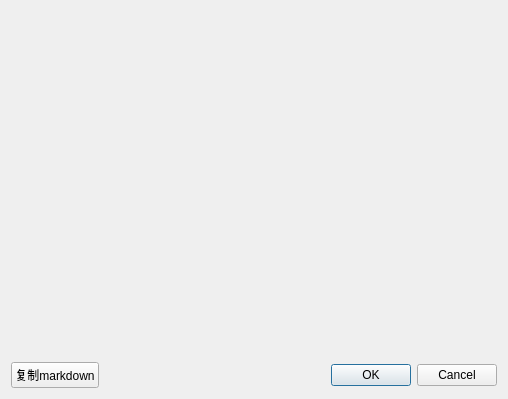
<?xml version="1.0" encoding="UTF-8"?>
<ui version="4.0">
 <class>SummaryDialog</class>
 <widget class="QDialog" name="SummaryDialog">
  <property name="geometry">
   <rect>
    <x>0</x>
    <y>0</y>
    <width>508</width>
    <height>399</height>
   </rect>
  </property>
  <property name="windowTitle">
   <string>总结</string>
  </property>
  <layout class="QGridLayout" name="gridLayout">
   <item row="1" column="1">
    <widget class="QDialogButtonBox" name="buttonBox">
     <property name="orientation">
      <enum>Qt::Horizontal</enum>
     </property>
     <property name="standardButtons">
      <set>QDialogButtonBox::Cancel|QDialogButtonBox::Ok</set>
     </property>
    </widget>
   </item>
   <item row="1" column="0">
    <widget class="QPushButton" name="copyButton">
     <property name="text">
      <string>复制markdown</string>
     </property>
    </widget>
   </item>
   <item row="0" column="0" colspan="2">
    <widget class="MDViewer" name="viewer" native="true"/>
   </item>
  </layout>
 </widget>
 <customwidgets>
  <customwidget>
   <class>MDViewer</class>
   <extends>QWidget</extends>
   <header>MDViewer.h</header>
   <container>1</container>
  </customwidget>
 </customwidgets>
 <resources/>
 <connections>
  <connection>
   <sender>buttonBox</sender>
   <signal>accepted()</signal>
   <receiver>SummaryDialog</receiver>
   <slot>accept()</slot>
   <hints>
    <hint type="sourcelabel">
     <x>248</x>
     <y>254</y>
    </hint>
    <hint type="destinationlabel">
     <x>157</x>
     <y>274</y>
    </hint>
   </hints>
  </connection>
  <connection>
   <sender>buttonBox</sender>
   <signal>rejected()</signal>
   <receiver>SummaryDialog</receiver>
   <slot>reject()</slot>
   <hints>
    <hint type="sourcelabel">
     <x>316</x>
     <y>260</y>
    </hint>
    <hint type="destinationlabel">
     <x>286</x>
     <y>274</y>
    </hint>
   </hints>
  </connection>
 </connections>
</ui>
